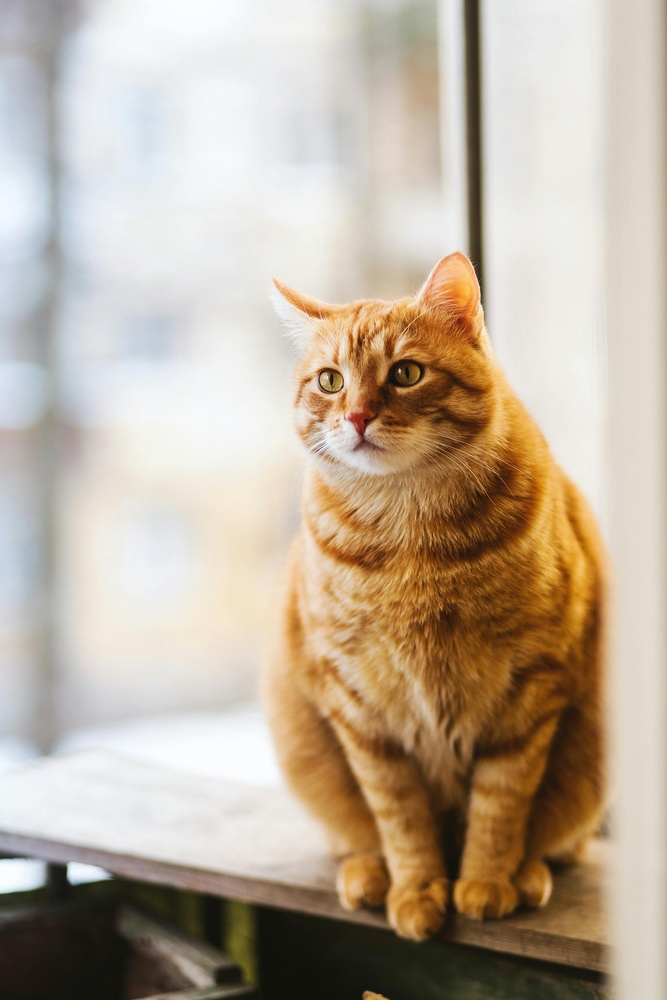
#> input picture Imagen.jpg, 667 x 1000 px, shrunk from 1771 x 2657 before the run
$ python 'Compresión.py'
#> lines starting #> are read from the running program, lines starting #| are printed output that depends on the picture
import matplotlib.pyplot as plt
import numpy as np
from numpy.linalg import svd

def compress_image(image, k):
    # Convert the image to grayscale if it is RGB
    if len(image.shape) > 2:
        image = np.dot(image[...,:3], [0.2989, 0.5870, 0.1140])

    # Perform the SVD
    U, S, V = svd(image)

    # Keep the top k singular values
    compressed_image = np.dot(U[:,:k], np.dot(np.diag(S[:k]), V[:k,:]))

    return compressed_image

# Load the image
image = plt.imread("Imagen.jpg")
#> image is the input picture: shape (1000, 667, 3); mean R, G, B 188.6, 173.8, 156.2

# Compress the image with different values of k
compressed_image_10 = compress_image(image, 10)
#> in compress_image, `image = np.dot(image[...,:3], [0.2989, 0.5870, 0.1140])`:
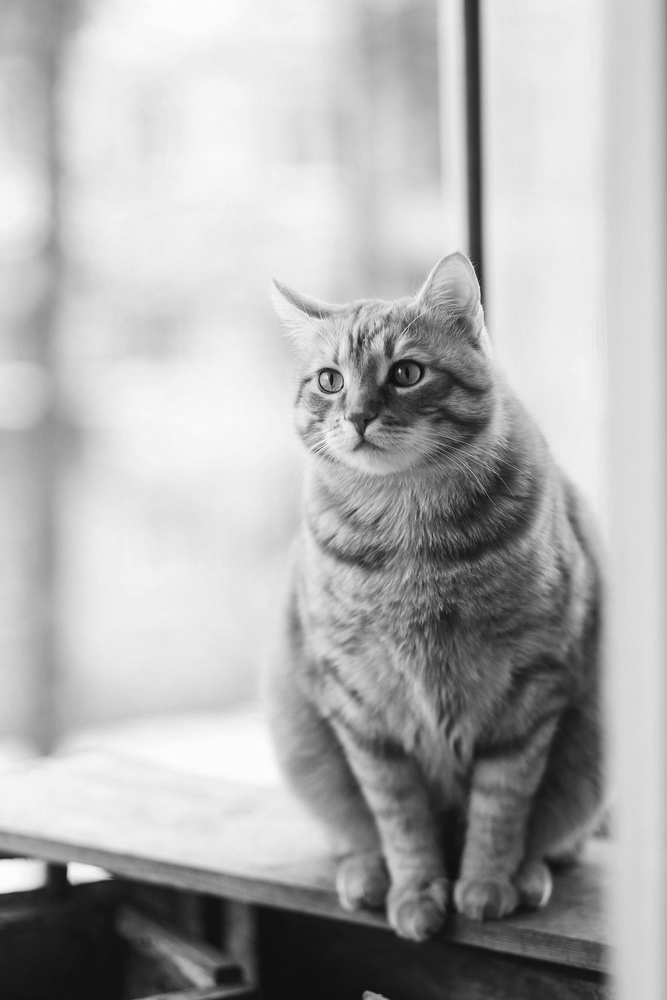
#> image: shape (1000, 667) float64; min 11.94, max 253.2, mean 176.2
#> in compress_image, `U, S, V = svd(image)`:
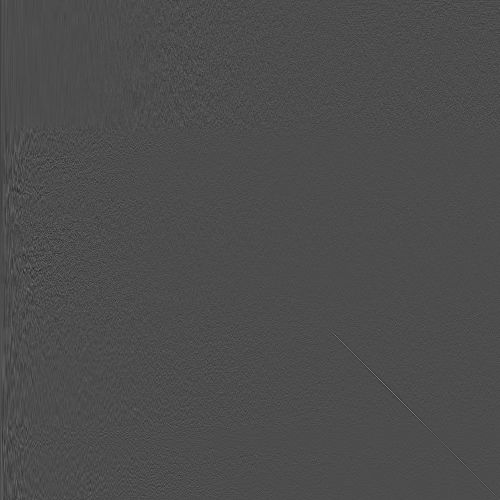
#> U: shape (1000, 1000) float64 (shown at 1/2 size); min -0.246, max 0.568, mean -2.05e-05; drawn with min black and max white
#> in compress_image, `U, S, V = svd(image)`:
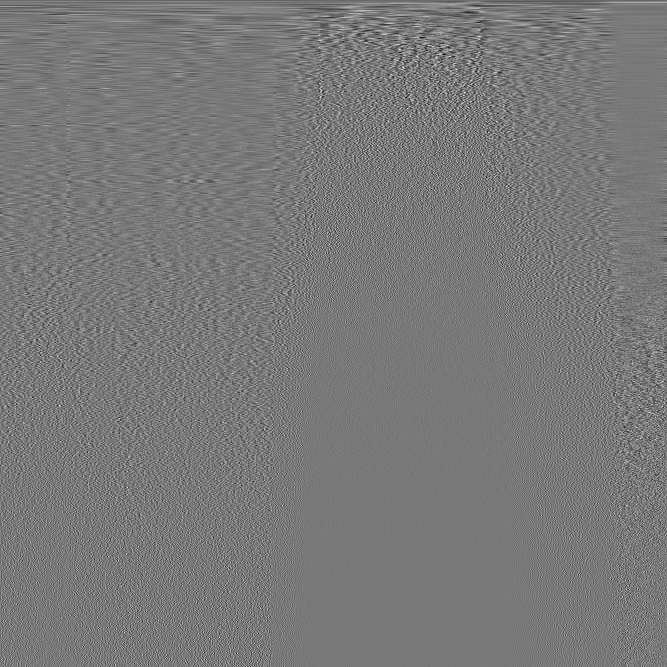
#> V: shape (667, 667) float64; min -0.269, max 0.296, mean -7.42e-05; drawn with min black and max white
#> in compress_image, `U, S, V = svd(image)`: S = 667 values, max 150900.9 at index 0, min 2.46 at index 666, mean 502.7
#> in compress_image, `compressed_image = np.dot(U[:,:k], np.dot(np.diag(S[:k]), V[:k,:]))`:
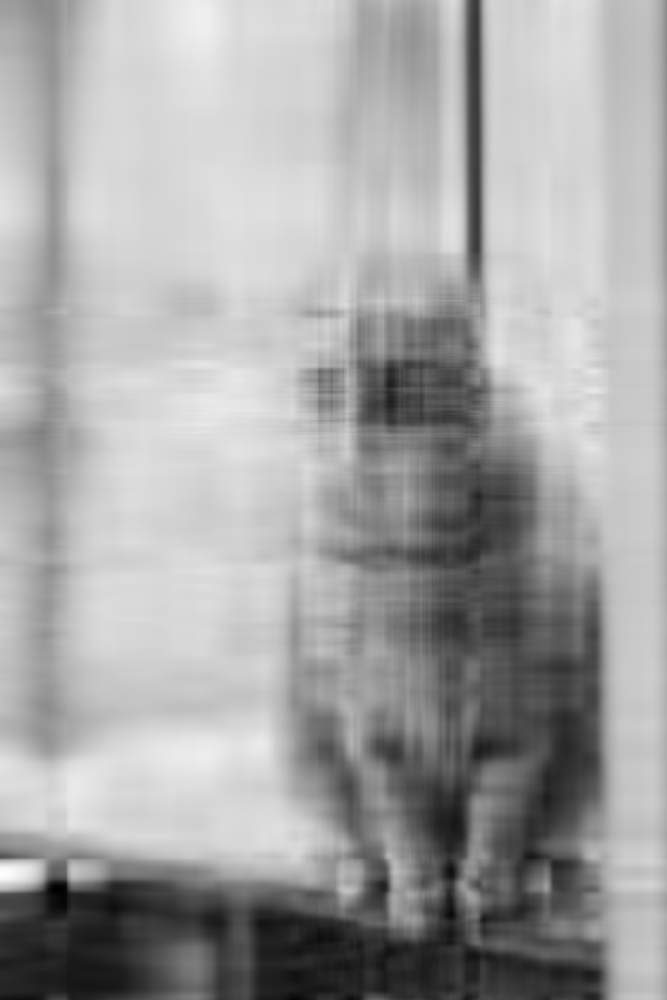
#> compressed_image: shape (1000, 667) float64; min -16.34, max 282.6, mean 176.2; drawn with min black and max white
compressed_image_25 = compress_image(image, 25)
compressed_image_50 = compress_image(image, 50)
compressed_image_100 = compress_image(image, 100)

#El valor k representa el número de valores singulares que se mantienen durante la compresión.
#Al aumentar el valor de k, la imagen comprimida se parece más a la imagen original.
# Esto se debe a que se mantienen más valores singulares, que capturan más detalles de la imagen original.

#El procedimiento resulta en una compresión de la imagen porque se descartan los valores singulares más pequeños,
# que contribuyen menos a la imagen original. Esto reduce el tamaño de la imagen,
# pero también puede resultar en una pérdida de detalles.


# Display the compressed images
plt.figure(figsize=(20,10))

plt.subplot(2, 2, 1)
plt.imshow(compressed_image_10, cmap='gray')
plt.title('Compressed Image (k=10)')

plt.subplot(2, 2, 2)
plt.imshow(compressed_image_25, cmap='gray')
plt.title('Compressed Image (k=200)')

plt.subplot(2, 2, 3)
plt.imshow(compressed_image_50, cmap='gray')
plt.title('Compressed Image (k=50)')

plt.subplot(2, 2, 4)
plt.imshow(compressed_image_100, cmap='gray')
plt.title('Compressed Image (k=100)')

plt.show()
